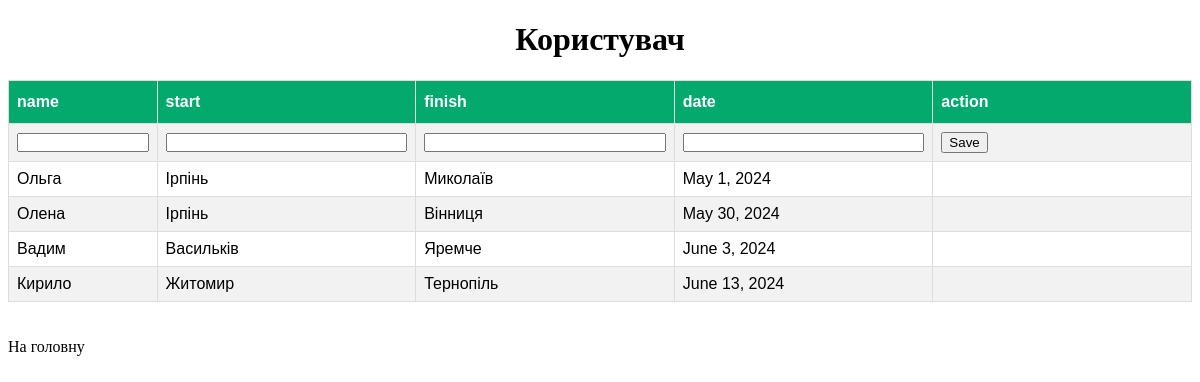
Screenshot of /api/user/ with the database file from the repository.
### trips/models.py (models this page shows, shortened)
class Trip(models.Model):
    name = models.CharField(max_length=20)
    surname = models.CharField(max_length=50)
    phone = models.CharField(max_length=20)
    email = models.EmailField(max_length=50)
    start = models.CharField(max_length=20)
    finish = models.CharField(max_length=20)
    date = models.DateField()
    class Meta:
        ordering = ['date']

### trips/views.py (the view)
# urls.py: path('user/', views.user, name = 'user'),
def user(request):
    context = {}
    form = TripForm_xs()
    trips = Trip.objects.all()
    context['trips'] = trips
    context['title'] = "user page"
    if request.method == 'POST':
        if 'save' in request.POST:
            form = TripForm_xs(request.POST)
            form.save()
    context['form'] = form
    return render(request, 'user.html', context)

### trips/forms.py
class TripForm_xs(forms.ModelForm):
    class Meta:
        model = Trip
        fields = [ 'name', 'start', 'finish', 'date']

### trips/templates/user.html (shortened to what this page needs)
{% extends 'base.html' %}
{% block content %}
<h1>Користувач</h1>
<form method="POST", action="{% url 'user' %}">
    <table id="customers">
        <tr>
            <th>name</th>
            <th>start</th>
            <th>finish</th>
            <th>date</th>
            <th>action</th>
        </tr>
        <tr>
            {% for field in form %}
            <td>{{field}}</td>
            {% endfor %}
            <td><button name="save">Save</button></td>
        </tr>
        {% for trip in trips %}
        <tr>
            <td>{{trip.name}}</td>
            <td>{{trip.start}}</td>
            <td>{{trip.finish}}</td>
            <td>{{trip.date}}</td>
            <td></td>
        </tr>
    {% endfor %}
    </table>
</form>
<br><br>
<div><a href="{% url 'index' %}">На головну</a></div>
{% endblock %}

### trips/templates/base.html (shortened to what this page needs)
{% load static %}
<!DOCTYPE html>
<html lang="en">
<head>
    <link rel="stylesheet" href="{% static 'style.css' %}">
</head>
<body>
    {% block content %}
    {% endblock %}
</body>
</html>

### poputchyk/static/style.css (style rules this page uses)
h1 { text-align: center; }
a { color: black; text-decoration: none; font-weight: 500; }
#customers { font-family: Arial, Helvetica, sans-serif; border-collapse: collapse; width: 100%; }
#customers td, #customers th { border: 1px solid #ddd; padding: 8px; max-width: 30px; }
#customers tr:nth-child(even) { background-color: #f2f2f2; }
#customers th { padding-top: 12px; padding-bottom: 12px; text-align: left; background-color: #04AA6D; color: white; }
#customers th:nth-child(1), #customers td:nth-child(1) { max-width: 10px; }
td input { box-sizing: border-box; width: 100%; padding: 0 5px; }

### rows the page displays
Trip: name "Ольга", start "Ірпінь", finish "Миколаїв", date "May 1, 2024"
Trip: name "Олена", start "Ірпінь", finish "Вінниця", date "May 30, 2024"
Trip: name "Вадим", start "Васильків", finish "Яремче", date "June 3, 2024"
Trip: name "Кирило", start "Житомир", finish "Тернопіль", date "June 13, 2024"
